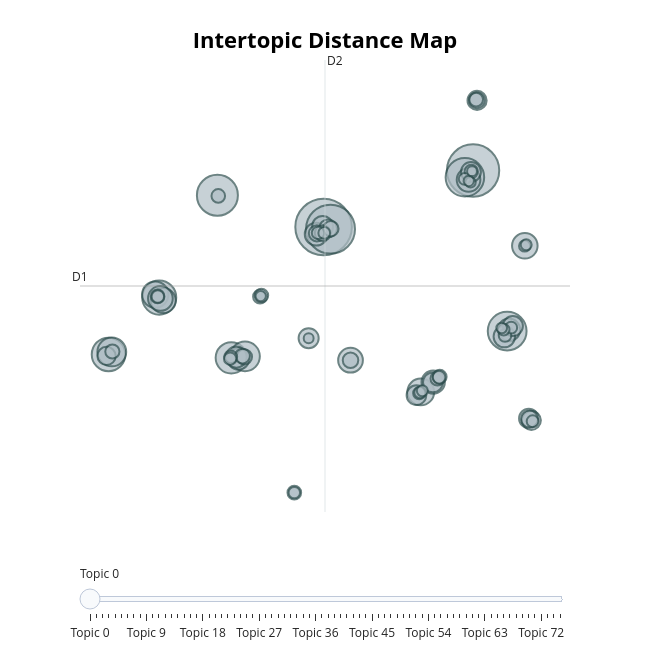

The code cell stored with this chart in its notebook:
### Code cell
# 2D topic map (requires UMAP reduce to 2D)
best_model.visualize_topics()
